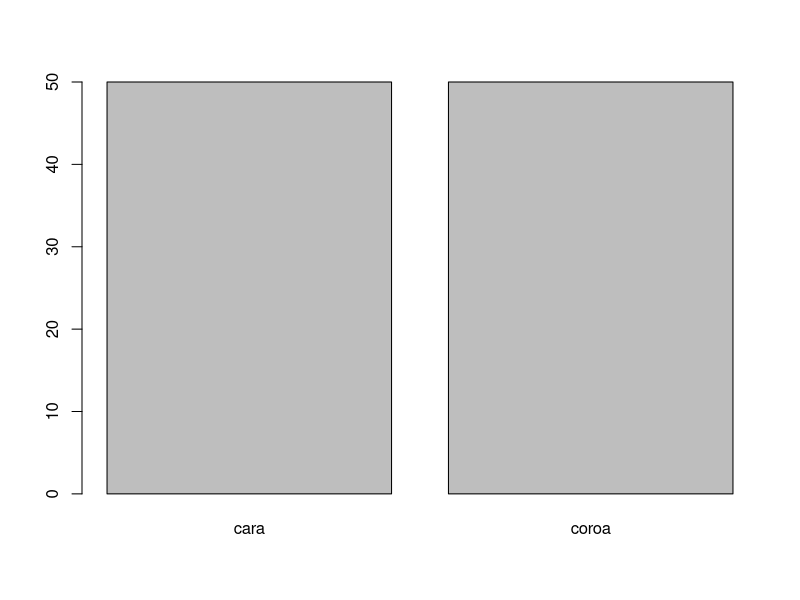
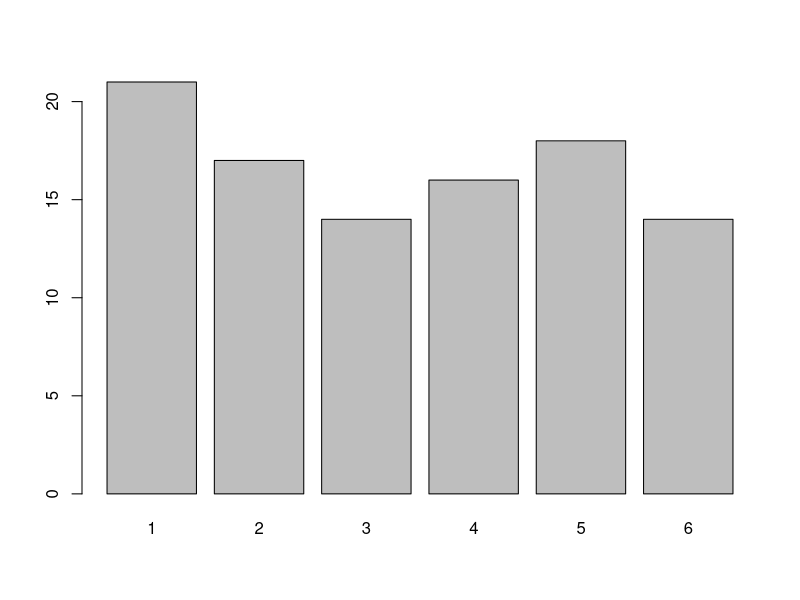
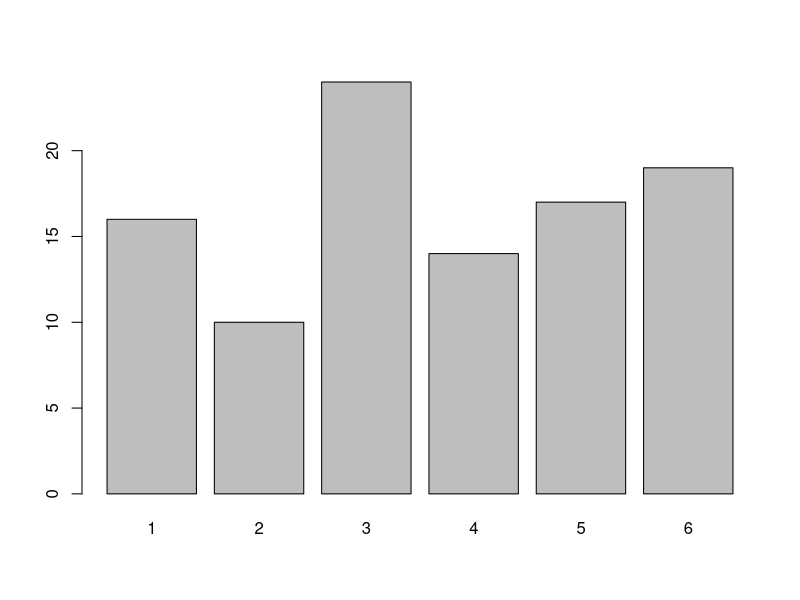

Generate these figures, in order, with R:
moeda<-c("cara","coroa")
amostra<-sample(moeda,100,replace=TRUE)
(amostra[amostra=="coroa"]) # quais as jogadas do sorteio que deram coroa? Utilizamos == para especificar igualdade
(amostra[amostra!="coroa"]) # quais as jogadas do sorteio que foram diferentes de coroa? Utilizamos !=   para designar desigualdade
length(amostra[amostra!="coroa"]) # comece a pensar em como fazer as coisas de maneira mais elegante e funcional
# Exercite jogando dados

table(amostra)

barplot(table(amostra))


dados <- c(1:6)

dados <- c(1:6)
dados
jogos <- sample(dados, 100, replace = TRUE)
jogos
table(jogos)
jogos
barplot(table(jogos))
jogos <- sample(dados, 100, replace = TRUE)
barplot(table(jogos))

x<-rnorm(100)
sort(x)
order(x) 

x <- c(1:12)
xmat <- matrix(x, ncol=4)
xmat
matrix(x,nrow=3,byrow=T)

rownames(xmat)<-c("lagos","rios","lagoas")
xmat
colnames(xmat)<-c("RJ","SP","SC","RS")
xmat

xmat<-cbind(xmat,c(13,14,15))
colnames(xmat)<-c("RJ","SP","SC","RS","ES")
xmat

# para adicionar linhas utilize rbind(x,y). Podemos criar matrizes rapidamente
rbind(c(1,2,3),c(4,5,6)) # o mesmo vale para cbind

y<-c(13:24)
ymat<-matrix(y,ncol=4)
ymat
colnames(ymat)<-dimnames(xmat)[[2]][1:4]
ymat

som.col<-apply(xmat,2,sum) # o n?mero dois especifica que a soma ser? calculada por colunas. 

a<-c(1:5)
b<-c(1:3)
lista<-list(a,b) # agora tente acessar cada elemento da lista utilizando duplo colchetes

x<-list(a=rnorm(10), b=rnorm(10))
sapply (x,mean)

x<-data.frame("a"=rnorm(10), "b"=rnorm(10))
lapply(x,mean)

media<-function(x){
  sum<-sum(x)
  n<-length(x)
  valor<-sum/n
  return(valor) # volta o valor do c?lculo
}

sorteio <- function(n.jogadas, repete) {
  resultado <- vector(length = repete)
  for(i in 1:repete) {
    jogada <- sample(moeda, n.jogadas, replace = TRUE)
    resultado[i] <- length(jogada[jogada=="coroa"])
  }
  hist(resultado)
  }